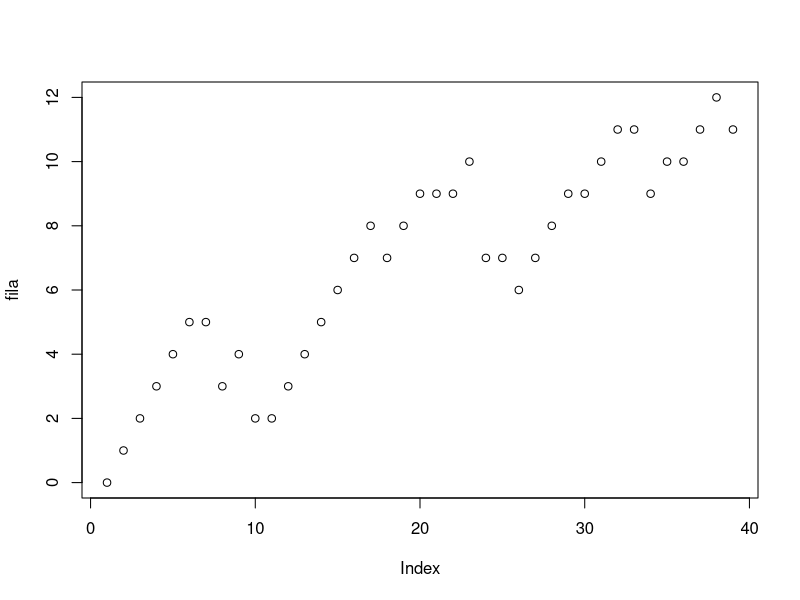
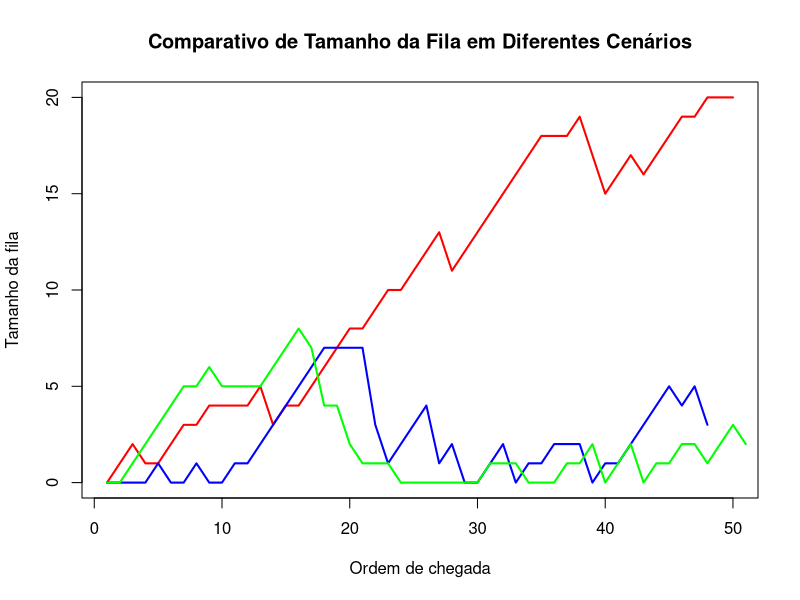
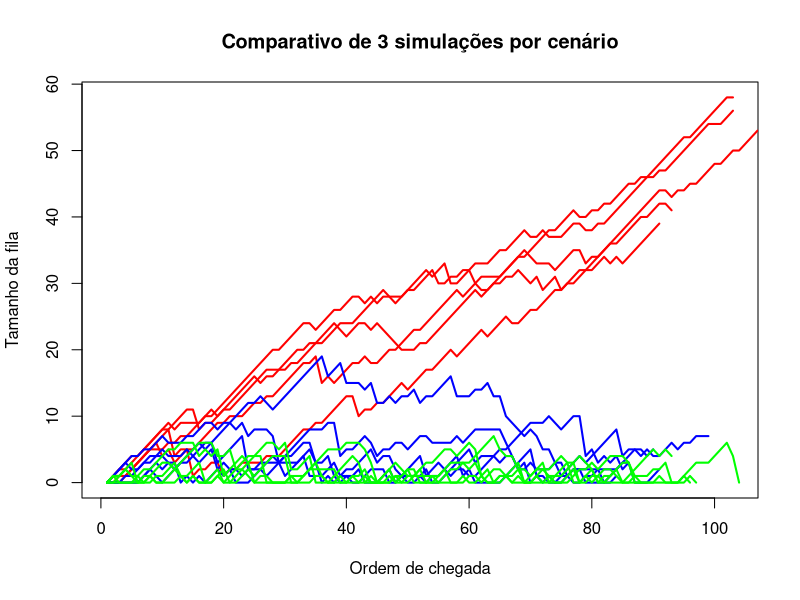
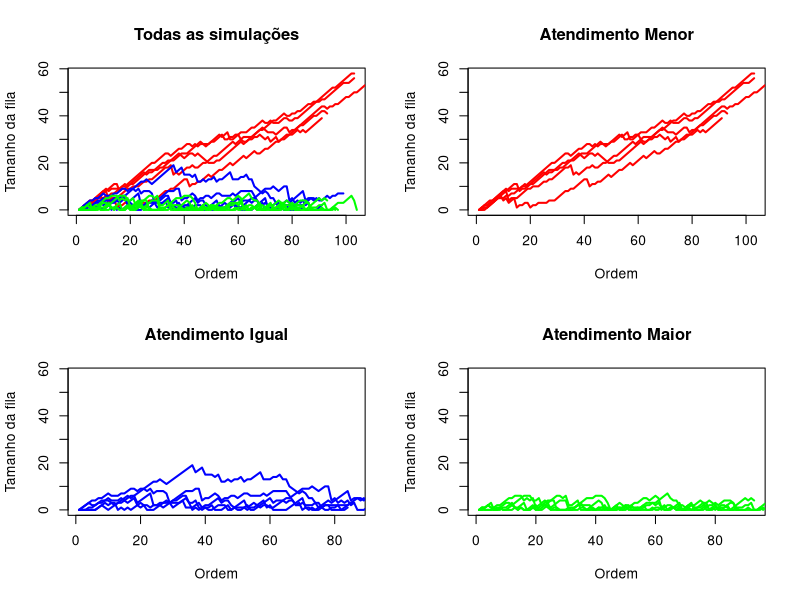
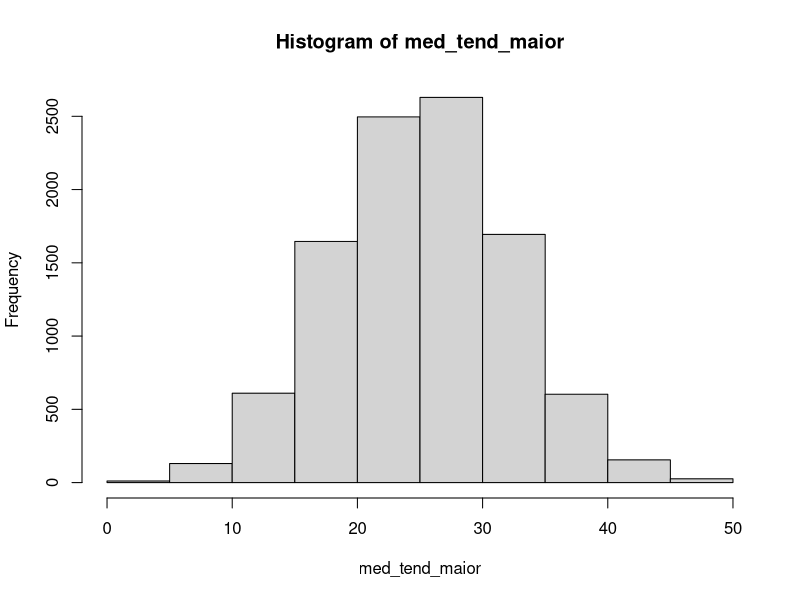
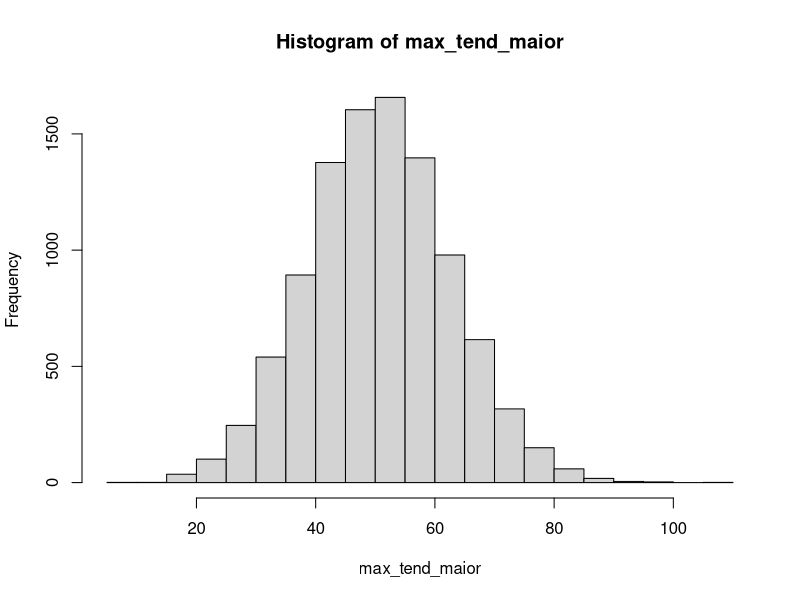

The R script that drew these images, in order:
## ---- chunk 1
lambda <- 5/60 # taxa média de chegada convertida em minutos (5/hora)

rexp(1, rate = lambda)
## ---- chunk 2
lambda2 <- 5/60 # taxa média de atendimento convertida em minutos (5/hora)

rexp(1, rate = lambda2)
## ---- chunk 3
tempo_total <- 0
chegadas <- c()

tempo_limite <- 600 # 10horas de expediente



while (tempo_total < tempo_limite) {
  tempo_proxima_chegada <- rexp(1, rate = lambda)
  tempo_total <- tempo_total + tempo_proxima_chegada
  if (tempo_total <= tempo_limite) {
    chegadas <- c(chegadas, tempo_total)
  }
}
chegadas
(Total_chegadas <- length(chegadas)) 
## ---- chunk 4
(tempo_atendimento <- rexp(Total_chegadas, rate = lambda2))
## ---- chunk 5
#Início - atendimento 1 
atendimentos_feitos <- 0
fila_atual <- 0 

fim_atendimento <-  numeric(Total_chegadas)


(inicio_atendimento <- chegadas[1])

(tempo_atendimento[1])

(fim_atendimento[1] <- inicio_atendimento + tempo_atendimento[1])






#Atendimento 2

chegadas[2]

(atendimentos_feitos <- sum(fim_atendimento <= chegadas[2] & fim_atendimento > 0))

(fila_atual <- 1 - atendimentos_feitos)


(inicio_atendimento <- max(max(fim_atendimento) ,chegadas[2]))

(tempo_atendimento[2])

(fim_atendimento[2] <- inicio_atendimento + tempo_atendimento[2])


#Atendimento 3

chegadas[3]

(atendimentos_feitos <- sum(fim_atendimento <= chegadas[3] & fim_atendimento > 0))

(fila_atual <- 2 - atendimentos_feitos)


(inicio_atendimento <- max(max(fim_atendimento) ,chegadas[3]))

(tempo_atendimento[3])

(fim_atendimento[3] <- inicio_atendimento + tempo_atendimento[3])

fim_atendimento

## ---- chunk 6
sim_fila <- function(lambda_chegada, lambda_atendimento, tempo_expediente){
  
  tempo_total <- 0
  chegadas <- c()



  #Gerar chegadas em um dia de expediente
  while (tempo_total < tempo_expediente) {
    tempo_proxima_chegada <- rexp(1, rate = lambda_chegada)
    tempo_total <- tempo_total + tempo_proxima_chegada
    if (tempo_total <= tempo_expediente) {
      chegadas <- c(chegadas, tempo_total)
    }
  }
  
  #Total de chegadas no dia 
  Total_chegadas <- length(chegadas)
  
  
  #Gerar tempo de atendimento para cada chegada
  tempo_atendimento <- rexp(Total_chegadas, rate = lambda_atendimento)
  
  #Primeiro atendimento
  
  inicio_atendimento <-  numeric(Total_chegadas)
  fim_atendimento <-  numeric(Total_chegadas)
  fila_atual <-  numeric(Total_chegadas)
  
 


  inicio_atendimento[1] <- chegadas[1]

  atendimentos_feitos <- 0
  fila_atual[1] <- 0

  fim_atendimento[1] <- inicio_atendimento[1] + tempo_atendimento[1]
  
  for (i in 2:Total_chegadas){
    

    atendimentos_feitos <- sum(fim_atendimento <= chegadas[i] & fim_atendimento > 0)

    fila_atual[i] <- (i-1) - atendimentos_feitos


    inicio_atendimento[i] <- max(max(fim_atendimento) ,chegadas[i])



    fim_atendimento[i] <- inicio_atendimento[i] + tempo_atendimento[i]


    
  }
  
  return (fila_atual)
  
}
## ---- chunk 7
fila <- sim_fila(5/60,4/60,600)


plot(fila)
## ---- chunk 8
atend_menor <-  sim_fila(lambda_chegada = 5/60,
                         lambda_atendimento = 3/60,
                          tempo_expediente = 600)


atend_igual <-  sim_fila(lambda_chegada = 5/60,
                         lambda_atendimento = 5/60,
                          tempo_expediente = 600)


atend_maior <-  sim_fila(lambda_chegada = 5/60,
                         lambda_atendimento = 7/60,
                          tempo_expediente = 600)


plot(atend_menor, type = "l", col = "red", lwd = 2,
     xlab = "Ordem de chegada", ylab = "Tamanho da fila",
     main = "Comparativo de Tamanho da Fila em Diferentes Cenários",
     ylim = range(c(atend_menor, atend_igual, atend_maior)))  # para ajustar o eixo y

# Adicionar as outras duas linhas no mesmo gráfico
lines(atend_igual, col = "blue", lwd = 2)
lines(atend_maior, col = "green", lwd = 2)



## ---- chunk 9
# Simulações — 3 de cada cenário
atend_menor_1 <- sim_fila(lambda_chegada = 10/60, lambda_atendimento = 5/60, tempo_expediente = 600)
atend_menor_2 <- sim_fila(lambda_chegada = 10/60, lambda_atendimento = 5/60, tempo_expediente = 600)
atend_menor_3 <- sim_fila(lambda_chegada = 10/60, lambda_atendimento = 5/60, tempo_expediente = 600)
atend_menor_4 <- sim_fila(lambda_chegada = 10/60, lambda_atendimento = 5/60, tempo_expediente = 600)
atend_menor_5 <- sim_fila(lambda_chegada = 10/60, lambda_atendimento = 5/60, tempo_expediente = 600)

atend_igual_1 <- sim_fila(lambda_chegada = 10/60, lambda_atendimento = 10/60, tempo_expediente = 600)
atend_igual_2 <- sim_fila(lambda_chegada = 10/60, lambda_atendimento = 10/60, tempo_expediente = 600)
atend_igual_3 <- sim_fila(lambda_chegada = 10/60, lambda_atendimento = 10/60, tempo_expediente = 600)
atend_igual_4 <- sim_fila(lambda_chegada = 10/60, lambda_atendimento = 10/60, tempo_expediente = 600)
atend_igual_5 <- sim_fila(lambda_chegada = 10/60, lambda_atendimento = 10/60, tempo_expediente = 600)

atend_maior_1 <- sim_fila(lambda_chegada = 10/60, lambda_atendimento = 15/60, tempo_expediente = 600)
atend_maior_2 <- sim_fila(lambda_chegada = 10/60, lambda_atendimento = 15/60, tempo_expediente = 600)
atend_maior_3 <- sim_fila(lambda_chegada = 10/60, lambda_atendimento = 15/60, tempo_expediente = 600)
atend_maior_4 <- sim_fila(lambda_chegada = 10/60, lambda_atendimento = 15/60, tempo_expediente = 600)
atend_maior_5 <- sim_fila(lambda_chegada = 10/60, lambda_atendimento = 15/60, tempo_expediente = 600)


ylim_total <- range(c(atend_menor_1, atend_menor_2, atend_menor_3, atend_menor_4, atend_menor_5,
                      atend_igual_1, atend_igual_2, atend_igual_3, atend_igual_4, atend_igual_5,
                      atend_maior_1, atend_maior_2, atend_maior_3, atend_maior_4, atend_maior_5))

plot(atend_menor_1, type = "l", col = "red", lwd = 2,
     ylim = ylim_total,
     xlab = "Ordem de chegada", ylab = "Tamanho da fila",
     main = "Comparativo de 3 simulações por cenário")

# Adicionar as demais
lines(atend_menor_2, col = "red", lwd = 2)
lines(atend_menor_3, col = "red", lwd = 2)
lines(atend_menor_4, col = "red", lwd = 2)
lines(atend_menor_5, col = "red", lwd = 2)

lines(atend_igual_1, col = "blue", lwd = 2)
lines(atend_igual_2, col = "blue", lwd = 2)
lines(atend_igual_3, col = "blue", lwd = 2)
lines(atend_igual_4, col = "blue", lwd = 2)
lines(atend_igual_5, col = "blue", lwd = 2)

lines(atend_maior_1, col = "green", lwd = 2)
lines(atend_maior_2, col = "green", lwd = 2)
lines(atend_maior_3, col = "green", lwd = 2)
lines(atend_maior_4, col = "green", lwd = 2)
lines(atend_maior_5, col = "green", lwd = 2)

# Adicionar legenda

## ---- chunk 10
# Definir layout de 2x2 plots
par(mfrow = c(2, 2))

# Gráfico 1 — todos os cenários juntos
plot(atend_menor_1, type = "l", col = "red", lwd = 2, ylim = ylim_total,
     main = "Todas as simulações", xlab = "Ordem", ylab = "Tamanho da fila")
lines(atend_menor_2, col = "red", lwd = 2)
lines(atend_menor_3, col = "red", lwd = 2)
lines(atend_menor_4, col = "red", lwd = 2)
lines(atend_menor_5, col = "red", lwd = 2)

lines(atend_igual_1, col = "blue", lwd = 2)
lines(atend_igual_2, col = "blue", lwd = 2)
lines(atend_igual_3, col = "blue", lwd = 2)
lines(atend_igual_4, col = "blue", lwd = 2)
lines(atend_igual_5, col = "blue", lwd = 2)

lines(atend_maior_1, col = "green", lwd = 2)
lines(atend_maior_2, col = "green", lwd = 2)
lines(atend_maior_3, col = "green", lwd = 2)
lines(atend_maior_4, col = "green", lwd = 2)
lines(atend_maior_5, col = "green", lwd = 2)

# Gráfico 2 — Atendimentos Menor
plot(atend_menor_1, type = "l", col = "red", lwd = 2, ylim = ylim_total,
     main = "Atendimento Menor", xlab = "Ordem", ylab = "Tamanho da fila")
lines(atend_menor_2, col = "red", lwd = 2)
lines(atend_menor_3, col = "red", lwd = 2)
lines(atend_menor_4, col = "red", lwd = 2)
lines(atend_menor_5, col = "red", lwd = 2)

# Gráfico 3 — Atendimento Igual
plot(atend_igual_1, type = "l", col = "blue", lwd = 2, ylim = ylim_total,
     main = "Atendimento Igual", xlab = "Ordem", ylab = "Tamanho da fila")
lines(atend_igual_2, col = "blue", lwd = 2)
lines(atend_igual_3, col = "blue", lwd = 2)
lines(atend_igual_4, col = "blue", lwd = 2)
lines(atend_igual_5, col = "blue", lwd = 2)

# Gráfico 4 — Atendimento Maior
plot(atend_maior_1, type = "l", col = "green", lwd = 2, ylim = ylim_total,
     main = "Atendimento Maior", xlab = "Ordem", ylab = "Tamanho da fila")
lines(atend_maior_2, col = "green", lwd = 2)
lines(atend_maior_3, col = "green", lwd = 2)
lines(atend_maior_4, col = "green", lwd = 2)
lines(atend_maior_5, col = "green", lwd = 2)

# Reset layout
par(mfrow = c(1, 1))
## ---- chunk 11
med_tend_maior <- replicate(10000, median(sim_fila(lambda_chegada = 10/60,
                                                lambda_atendimento = 5/60,
                                                tempo_expediente = 600)))


hist(med_tend_maior)
## ---- chunk 12
max_tend_maior <- replicate(10000, max(sim_fila(lambda_chegada = 10/60,
                                                lambda_atendimento = 5/60,
                                                tempo_expediente = 600)))


hist(max_tend_maior)
